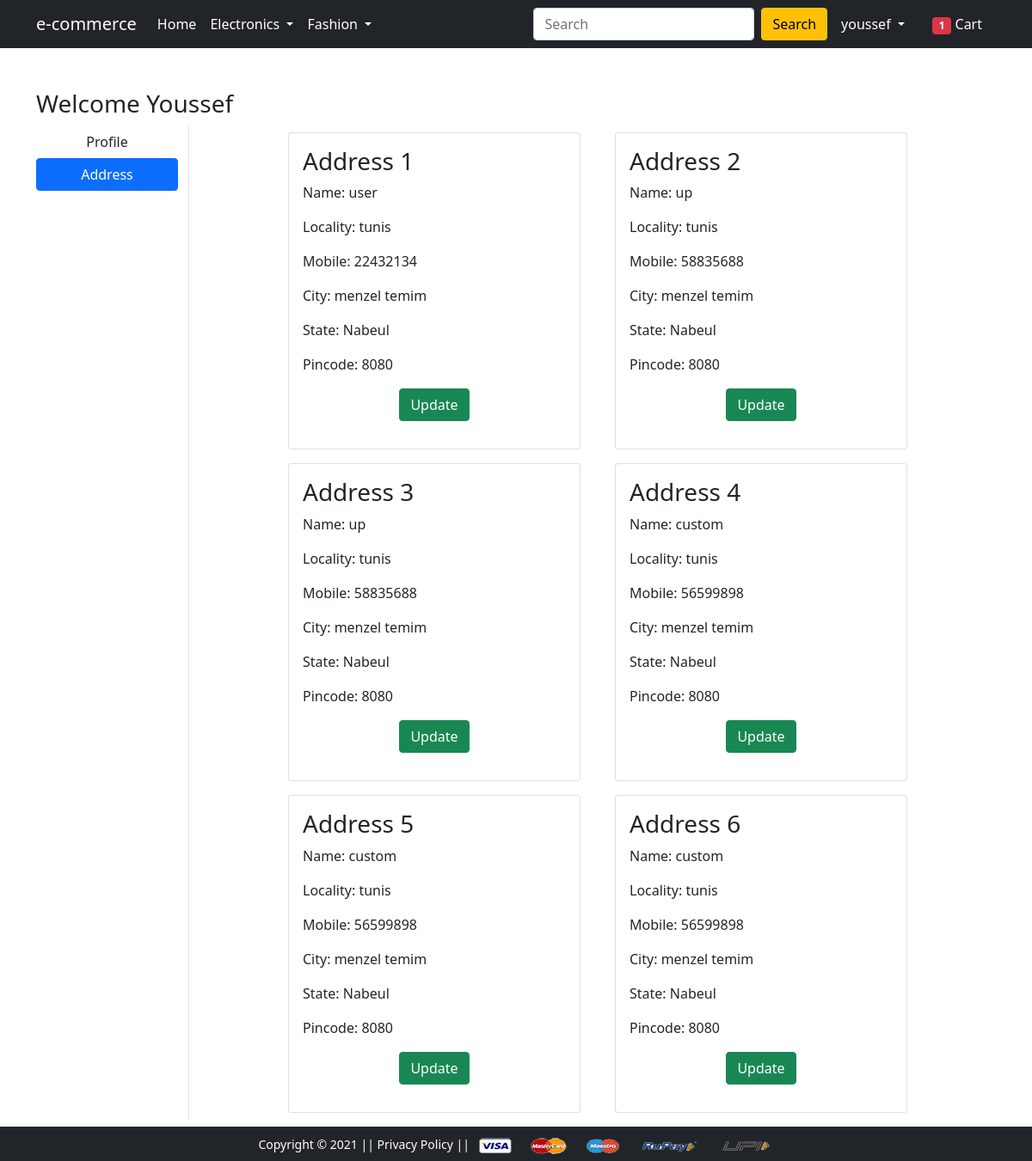
The page /address/ (signed in) on the database its author committed.
### app/models.py (models this page shows, shortened)
class Customer(models.Model):
    user = models.ForeignKey(User,on_delete=models.CASCADE)
    name = models.CharField(max_length=200)
    locality = models.CharField(max_length=200)
    city = models.CharField(max_length=50)
    mobile = models.IntegerField(default=0)
    zipcode = models.IntegerField()
    state = models.CharField(choices=STATE_CHOICES,max_length=100)

### app/views.py (the view)
# urls.py: path("address/", views.address, name="address"),
@login_required
def address(request):
    add = Customer.objects.filter(user=request.user)
    totalitem= 0
    wishitem=0
    if request.user.is_authenticated:
          totalitem = len(Cart.objects.filter(user=request.user))
    return render(request,'app/address.html',locals())

### app/templates/app/address.html (shortened to what this page needs)
{% extends 'app/base.html' %}
{% load static %}
{% block main-content %}
<div class="container my-5">
    <div class="row">
        <h3>Welcome <span class="text-capitalize">{{request.user}}</span></h3>
    <div class="col-sm-2 border-end">
        <ul class="list-unstyled">
            <li class="d-grid"><a href="{% url 'profile' %}" class="btn">Profile</a></li>
            <li class="d-grid"><a href="{% url 'address' %}" class="btn btn-primary">Address</a></li>
        </ul>
    </div>
    <div class="col-sm-8 offset-sm-1">
        <div class="row">
          {% for ad in add %}
          <div class="col-sm-6">
            <div class="card m-2">
                <div class="card-body">
                    <h3>Address {{ forloop.counter }}</h3>
                    <p>Name: {{ad.name}}</p>
                    <p>Locality: {{ad.locality}}</p>
                    <p>Mobile: {{ad.mobile}}</p>
                    <p>City: {{ad.city}}</p>
                    <p>State: {{ad.state}}</p>
                    <p>Pincode: {{ad.zipcode}}</p>
                    <p class="text-center"><a href="{% url 'updateAddress' pk=ad.id %}" type="button" class="btn btn-success">Update</a></p>
                    </div>
                </div>
            </div>
          {% endfor %}
        </div>
    </div>
</div>
    </div>
{% endblock main-content %}

### app/templates/app/base.html (shortened to what this page needs)
<!doctype html>
{% load static %}
<html lang="en">
  <head>
    <link href="https://cdn.jsdelivr.net/npm/bootstrap@5.0.0-beta1/dist/css/bootstrap.min.css" rel="stylesheet">
    <link rel="stylesheet" href="{% static 'app/css/owl.carousel.min.css' %}">
    <link rel="stylesheet" href="{% static 'app/css/all.min.css' %}">
    <link rel="stylesheet" href="{% static 'app/css/style.css' %}">
  </head>
  <body>
    <nav class="navbar navbar-expand-lg navbar-dark bg-dark">
     <div class="container">
       <a class="navbar-brand" href="/">e-commerce</a>
       <div class="collapse navbar-collapse" id="navbarSupportedContent">
         <ul class="navbar-nav me-auto mb-2 mb-lg-0">
          {% if request.user.is_authenticated %}
           <li class="nav-item">
             <a class="nav-link active" aria-current="page" href="/">Home</a>
           </li>
           <li class="nav-item dropdown">
             <a class="nav-link dropdown-toggle text-white" href="#" id="electronicsDropdown" role="button" data-bs-toggle="dropdown" aria-expanded="false">
               Electronics
             </a>
           </li>
           <li class="nav-item dropdown">
             <a class="nav-link dropdown-toggle text-white" href="#" id="fashionDropdown" role="button" data-bs-toggle="dropdown" aria-expanded="false">
               Fashion
             </a>
           </li>
         </ul>
         <form class="d-flex" role="search" action="/search">
           <input class="form-control me-2" type="search" placeholder="Search" name="search" aria-label="Search">
           <button class="btn btn-warning" type="submit">Search</button>
         </form>
         <div>
          <ul class="navbar-nav me-auto mb-2 mb-lg-0">
           <li class="nav-item dropdown mx-2">
              <a class="nav-link dropdown-toggle text-white" href="#" id="profileDropdown" role="button" data-bs-toggle="dropdown" aria-expanded="false">
                {{request.user}}
              </a>
            </li>
            <li class="nav-item mx-2">
             <a href="{% url 'showcart' %}" class="nav-link text-white"><span class="badge bg-danger">{% if totalitem > 0 %} {{totalitem}} {% endif %}</span>  Cart </a>
            </li>
            {% endif %}
          </ul>
         </div>
       </div>
     </div>
    </nav>
    {% block main-content %} {% endblock main-content %}
    <footer class="container-fluid fixed-bottom bg-dark text-center p-2 mt-5 text-white">
        <small class="text-white">Copyright &copy; 2021 || Privacy Policy || </small>
        <img src="{% static 'app/images/payment.png' %}" alt="" srcset="" class="img-fluid" height="2px">
    </footer>
  </body>
</html>

### rows shown on the page
Customer: name "user", locality "tunis", mobile "22432134", city "menzel temim", state "Nabeul", zipcode "8080"
Customer: name "up", locality "tunis", mobile "58835688", city "menzel temim", state "Nabeul", zipcode "8080"
Customer: name "up", locality "tunis", mobile "58835688", city "menzel temim", state "Nabeul", zipcode "8080"
Customer: name "custom", locality "tunis", mobile "56599898", city "menzel temim", state "Nabeul", zipcode "8080"
Customer: name "custom", locality "tunis", mobile "56599898", city "menzel temim", state "Nabeul", zipcode "8080"
Customer: name "custom", locality "tunis", mobile "56599898", city "menzel temim", state "Nabeul", zipcode "8080"

### other values the page prints
{{ request.user }} "youssef"
{{ totalitem }} "1"
{{ request.user }} "Youssef"
